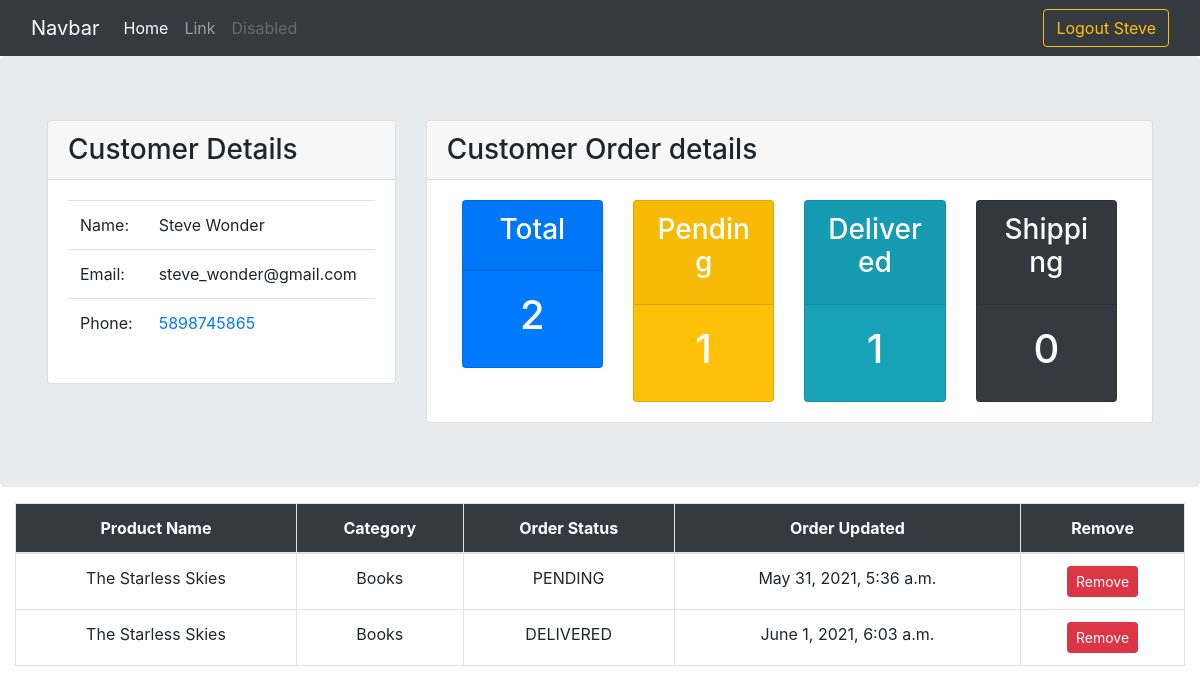
/user_profile (signed in), run on the app's committed database.
### first_app/models.py (models this page shows, shortened)
class Customer(models.Model):
    user = models.OneToOneField(User,null=True,on_delete=models.CASCADE)
    name = models.CharField(max_length=200)
    email = models.EmailField()
    phone = models.CharField(max_length=13)
    pincode = models.IntegerField()
    address = models.TextField()
    date_added = models.DateTimeField(auto_now_add=True)

class Order(models.Model):
    ORDER_STATUS = (
    ("ORDERED","ORDERED"),
    ("PENDING","PENDING"),
    ("DELIVERED","DELIVERED"),
    ("SHIPPING","SHIPPING"),
    ("ARRIVING","ARRIVING")
    )
    order_status = models.CharField(max_length=150,choices=ORDER_STATUS)
    product = models.ForeignKey(Product,on_delete=models.CASCADE)
    customer = models.ForeignKey(Customer,on_delete=models.CASCADE)
    date_added = models.DateTimeField(auto_now_add=True)

class Product(models.Model):
    name = models.CharField(max_length=200)
    category = models.ForeignKey(Category,on_delete=models.CASCADE)
    tags = models.ManyToManyField(Tag)
    price = models.FloatField()
    description = models.TextField(max_length=1000)

class Category(models.Model):
    name = models.CharField(max_length=220)
    date_added = models.DateTimeField(auto_now_add=True)
    def __str__(self):
        return self.name

### first_app/decorators.py (the view)
    def wrapped_function(request,*args,**kwargs):
        group = None
        if request.user.groups.exists():
            group = request.user.groups.all()[0].name
        if group == "customer":
            return view_func(request,*args,**kwargs)
        else:
            return HttpResponse("Admins Cannot access user profile")

### first_app/views.py (called while the page is built)
@login_required(login_url='login_url')
@customer_only
def user_profile(request):
    customer_id = request.user.customer.id;
    customer = Customer.objects.get(id=customer_id)
    orders = request.user.customer.order_set.all()
    total = orders.count()
    pending = orders.filter(order_status="PENDING").count()
    delivered = orders.filter(order_status="DELIVERED").count()
    shipping = orders.filter(order_status="SHIPPING").count()
    print("Hello user")
    context = {'customer':customer,'orders':orders,
               'total':total,'pending':pending,'delivered':delivered,
               'shipping':shipping}
    return render(request,'first_app/user_profile.html',context=context)

### templates/first_app/user_profile.html (shortened to what this page needs)
{% extends "first_app/layout/main_base.html" %}
{% block content_block %}
<div class="container-fluid px-0">
  <div class="jumbotron mb-0">
    <div class="row mx-0">
      <div class="col-4">
        <div class="card">
          <div class="card-header">
            <h3 class="mb-0">Customer Details</h3>
          </div>
          <div class="card-body">
            <table class="table">
              <tr>
                <td>Name:</td>
                <td>{{customer.name}}</td>
              </tr>
              <tr>
                <td>Email:</td>
                <td>{{customer.email}}</td>
              </tr>
              <tr>
                <td>Phone:</td>
                <td><a href="tel:{{customer.phone}}">{{customer.phone}}</a></td>
              </tr>
            </table>
          </div>
        </div>
      </div>
      <div class="col-8">
        <div class="card">
          <div class="card-header">
            <h3 class="mb-0">Customer Order details</h3>
          </div>
          <div class="card-body">
            {% include "first_app/components/stats.html" %}
          </div>
        </div>
      </div>
    </div>
  </div>
  <div class="col-12 py-3">
    <table class="table table-bordered">
      <thead class="bg-dark text-white">
        <tr class="text-center">
          <th>Product Name</th>
          <th>Category</th>
          <th>Order Status</th>
          <th>Order Updated</th>
          <th>Remove</th>
        </tr>
      </thead>
      <tbody>
        {% for order in orders %}
          <tr class="text-center">
            <td>{{order.product.name}}</td>
            <td>{{order.product.category}}</td>
            <td>{{order.order_status}}</td>
            <td>{{order.date_added}}</td>
            <td class="text-center">
              <button
                data-product="{{order.product.name}}"
                data-order ="{{order.id}}"
                data-toggle="modal" data-target="#delete_order"
                class="btn btn-sm btn-danger del_order_btn">Remove</button>
            </td>
          </tr>
        {% endfor %}
      </tbody>
    </table>
  </div>
</div>
{% endblock content_block %}

### templates/first_app/components/navbar.html (shortened to what this page needs)
<nav class="navbar navbar-expand-lg navbar-dark bg-dark">
  <div class="container-fluid">
    <a class="navbar-brand" href="#">Navbar</a>
    <div class="collapse navbar-collapse" id="navbarSupportedContent">
      {% if request.user.username %}
      <ul class="navbar-nav me-auto mb-2 mb-lg-0">
        <li class="nav-item">
          <a class="nav-link active" aria-current="page" href="#">Home</a>
        </li>
        <li class="nav-item">
          <a class="nav-link" href="#">Link</a>
        </li>
        <li class="nav-item">
          <a class="nav-link disabled" href="#" tabindex="-1" aria-disabled="true">Disabled</a>
        </li>
      </ul>
      {% endif %}
      <div class="form-inline ml-auto">
        {% if request.user.username %}
          <a href="{% url 'logout' %}" class="btn btn-outline-warning">
            Logout {{request.user.username | title }}
          </a>
          {% else %}
          <a href="{% url 'login_user' %}" class="btn btn-outline-success">Login</a>
        {% endif %}
    </div>
    </div>
  </div>
</nav>

### data on the page
Customer: name "Steve Wonder", email "steve_wonder@gmail.com", phone "5898745865"
Order: product.name "The Starless Skies", product.category "Books", order_status "PENDING", date_added "May 31, 2021, 5:36 a.m."
Order: product.name "The Starless Skies", product.category "Books", order_status "DELIVERED", date_added "June 1, 2021, 6:03 a.m."

### other printed values
{{ request.user.username | title }} "Steve"
{{ total }} "2"
{{ pending }} "1"
{{ delivered }} "1"
{{ shipping }} "0"
